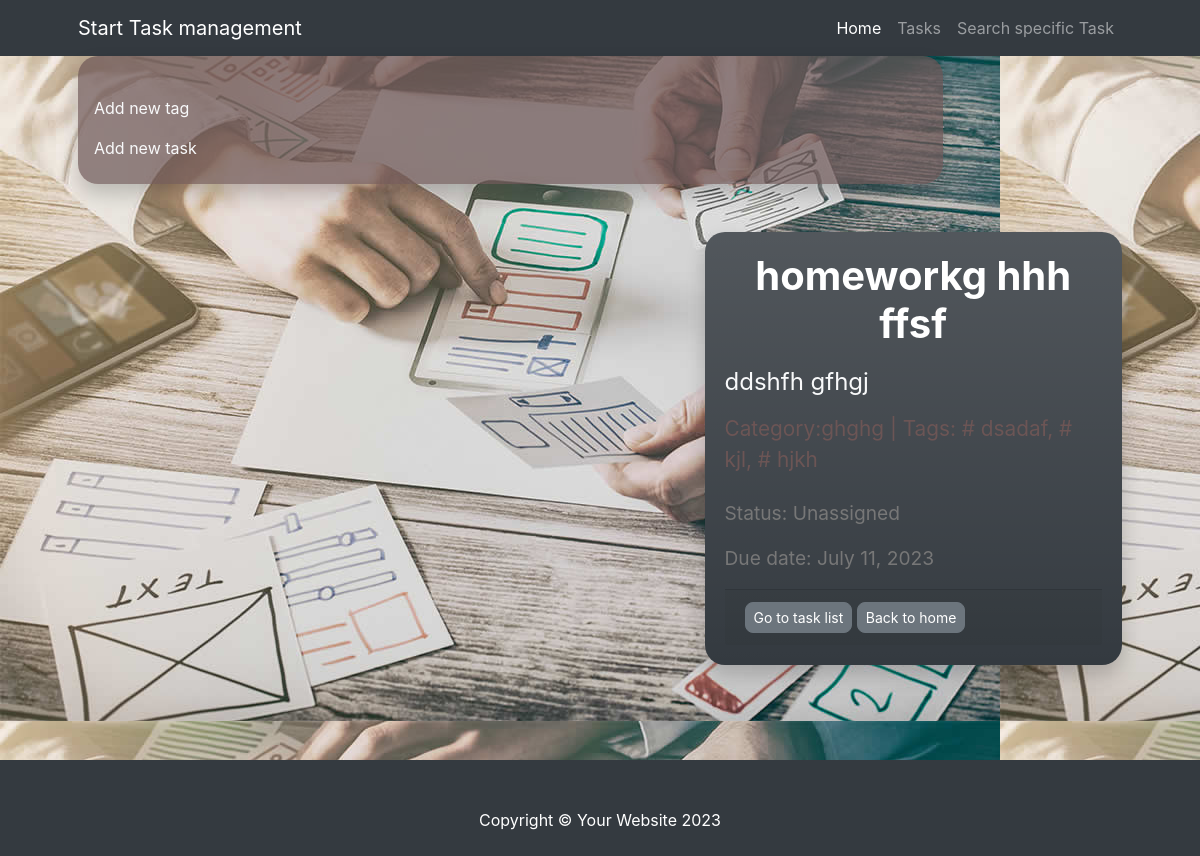
/task_detail/1/, run on the app's committed database.
### task/models.py (models this page shows, shortened)
class Task(models.Model):
    STATUS_UNASSIGNED = 'U'
    STATUS_ASSIGNED = 'A'
    STATUS_IN_PROGRESS = 'I'
    STATUS_COMPLETE = 'C'
    STATUS_CHOICES = [
        (STATUS_UNASSIGNED, 'Unassigned'),
        (STATUS_ASSIGNED, 'Assigned'),
        (STATUS_IN_PROGRESS, 'In_Progress'),
        (STATUS_COMPLETE, 'Completed'),
    ]
    title = models.CharField(max_length=50)
    description = models.TextField()
    due_date = models.DateField()
    status = models.CharField(
        max_length=1, choices=STATUS_CHOICES, default=STATUS_UNASSIGNED)
    category = models.ForeignKey(Category, on_delete=models.PROTECT)
    tag = models.ManyToManyField(Tag)

class Category(models.Model):
    name = models.CharField(max_length=50)
    description = models.TextField()
    def __str__(self):
        return self.name

class Tag(models.Model):
    label = models.CharField(max_length=50)

### task/views.py (the view, shortened to what this page needs)
# urls.py: path('task_detail/<int:pk>/', views.tasks_tale_view, name='task_detail'),
def tasks_tale_view(request, pk):
    if request.method == 'GET':
        task = get_object_or_404(Task, pk=pk)
        stats = []
        status_label = []
        for i in Task.STATUS_CHOICES:
            status_label.append(i[0])
            stats.append(i[0])
        tags = Tag.objects.all()
        categories = Category.objects.all()
        context = {
            'task': task,
            'tags': list(tags),
            'stats': stats,
            'categories': categories,
        }
        return render(request, 'task/task_detail.html', context)

### templates/task/task_detail.html (shortened to what this page needs)
{% extends 'base.html' %}
{% load static %}
{% block content %}
    <div class="content-wrapper">
        <div class="container px-4 px-lg-5">
            <div class="row d-flex">
                <div class="col-md-10">
                    <div class="card p-3 py-4 " style="background: rgba(108, 85, 85, .7)">
                        <div class="mt-3" style=" display: inline-block; margin-right: 20px;">
                            <a data-toggle="collapse" href="#collapseExample1" role="button"
                               aria-expanded="false"
                               aria-controls="collapseExample1"
                               class="advanced text-decoration-none text-light">Add new tag
                            </a>
                        </div>
                        <div class="mt-3">
                            <a data-toggle="collapse" href="#collapseExample2" role="button"
                               aria-expanded="false"
                               aria-controls="collapseExample2"
                               class="advanced text-decoration-none text-light">Add new task
                            </a>
                        </div>
                    </div>
                </div>
            </div>
            <div class="row gx-4 gx-lg-5 align-items-center my-5">
                <div class="col-lg-5">
                    <div class="card bg-dark bg-gradient">
                        <div class="card-body text-white">
                            <h5 class="card-title text-center">{{ task.title }}</h5>
                            <p class="card-text text-light">{{ task.description }}</p>
                            <p class="card-tag">Category:<a class="text-decoration-none"
                                                            href="{% url 'category_detail' task.category.id %}"
                                                            style="color: #6c5555;">{{ task.category }}</a> | Tags:
                                {% for tag in task.tag.all %}
                                    # {{ tag.label }}{% if not forloop.last %}, {% endif %}
                                {% endfor %}
                            </p>
                            <p class="card-small">Status: {{ task.get_status_display }}</p>
                            <p class="card-small">Due date: {{ task.due_date }}</p>
                            <div class="card-footer">
                                <a class="btn btn-secondary rounded-3 btn-sm" href="{% url 'task_list' %}">Go to task
                                    list</a>
                                <a class="btn btn-secondary rounded-3 btn-sm" href="{% url 'home_page' %}">Back to
                                    home</a>
                            </div>
                        </div>
                    </div>
                </div>
            </div>
        </div>
    </div>
{% endblock %}

### templates/base.html (style rules this page uses)
.clor { background: linear-gradient(to right top, black, darkslategray, bisque, gray, darkolivegreen); }

### data on the page
Task: title "homeworkg hhh ffsf", description "ddshfh gfhgj", category "ghghg", status "Unassigned", due_date "July 11, 2023"
Tag: label "dsadaf"
Tag: label "kjl"
Tag: label "hjkh"
